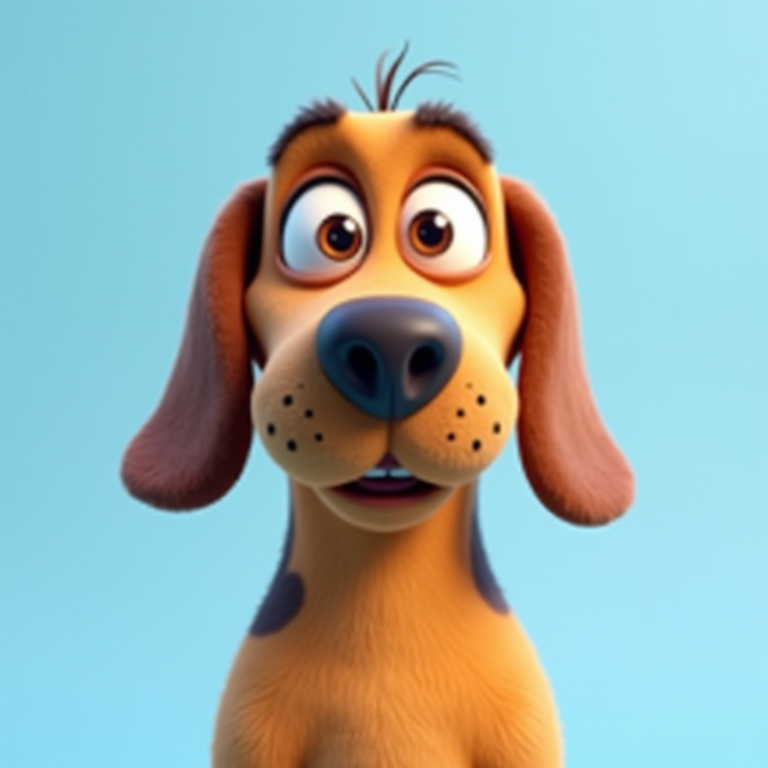
#> input picture rhubarb-pipeline/art/base.png, 768 x 768 px
$ python build_talking_flux.py
#> lines starting #> are read from the running program, lines starting #| are printed output that depends on the picture
#!/usr/bin/env python3
"""Assemble Flux viseme images into a talking clip on the Rhubarb timeline.
Closed/rest pose is painted (Flux won't close a mouth); open visemes are inpaints.
Crossfades between visemes for smooth morph + gentle idle motion."""
import os, math
from PIL import Image, ImageDraw, ImageFilter

HERE=os.path.dirname(os.path.abspath(__file__))
FPS=24
FR=os.path.join(HERE,"frames_flux"); os.makedirs(FR,exist_ok=True)
for f in os.listdir(FR):
    if f.endswith(".png"): os.remove(os.path.join(FR,f))

base=Image.open(os.path.join(HERE,"art/base.png")).convert("RGB")
#> base is the input picture: PIL image 768x768 RGB; mean R, G, B 152.5, 176.3, 173.3
W,Hh=base.size
#> W = 768; Hh = 768

# --- paint a convincing CLOSED muzzle over the base mouth ---
def make_closed():
    im=base.copy(); d=ImageDraw.Draw(im)
    cx,cy=392,478
    # sample snout tones above the mouth for a natural fill gradient
    top=base.getpixel((cx,cy-46)); bot=base.getpixel((cx,cy+30))
#> after `top = base.getpixel((cx, cy - 46))`: top = (74, 35, 15)
#> after `bot = base.getpixel((cx, cy + 30))`: bot = (107, 60, 39)
    fill=Image.new("RGB",(W,Hh)); fd=ImageDraw.Draw(fill)
#> after `fill = Image.new('RGB', (W, Hh))`: fill: PIL image 768x768 RGB; every value is 0
    for yy in range(cy-58,cy+62):
        f=(yy-(cy-58))/120
        col=tuple(int(top[k]*(1-f)+bot[k]*f) for k in range(3))
        fd.line([(cx-90,yy),(cx+90,yy)],fill=col)
#> this loop made 120 passes
#> col on passes 1 to 12: (74, 35, 15), (74, 35, 15), (74, 35, 15), (74, 35, 15), (75, 35, 15), (75, 36, 16), (75, 36, 16), (75, 36, 16), (76, 36, 16), (76, 36, 16), (76, 37, 17), (77, 37, 17)
    mask=Image.new("L",(W,Hh),0); md=ImageDraw.Draw(mask)
#> after `mask = Image.new('L', (W, Hh), 0)`: mask: PIL image 768x768 L; every value is 0
    md.ellipse([cx-72,cy-50,cx+72,cy+56],fill=255); mask=mask.filter(ImageFilter.GaussianBlur(9))
#> after `mask = mask.filter(ImageFilter.GaussianBlur(9))`:
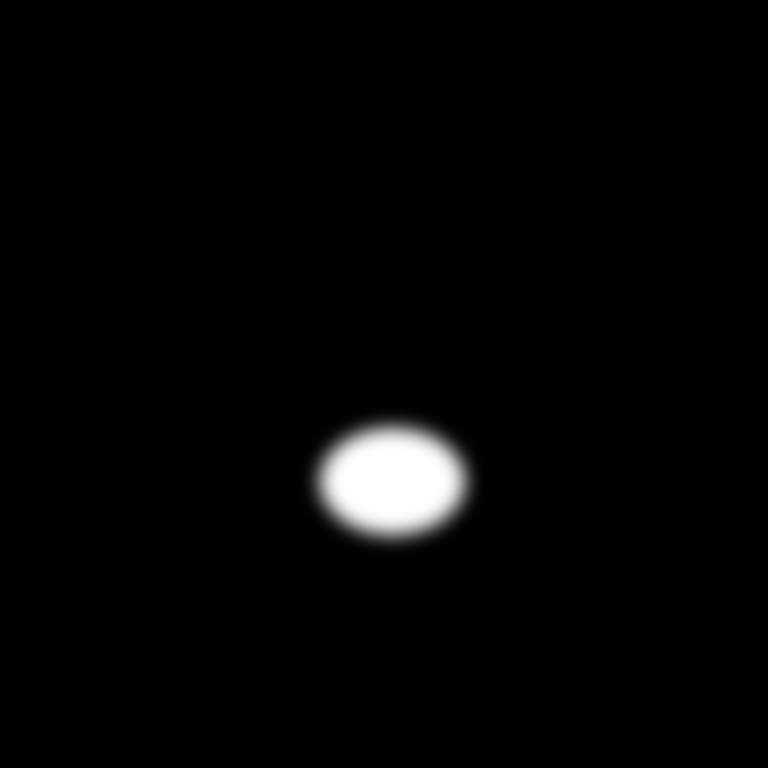
#> mask: PIL image 768x768 L; min 0, max 255, mean 5.3
    im=Image.composite(fill,im,mask)
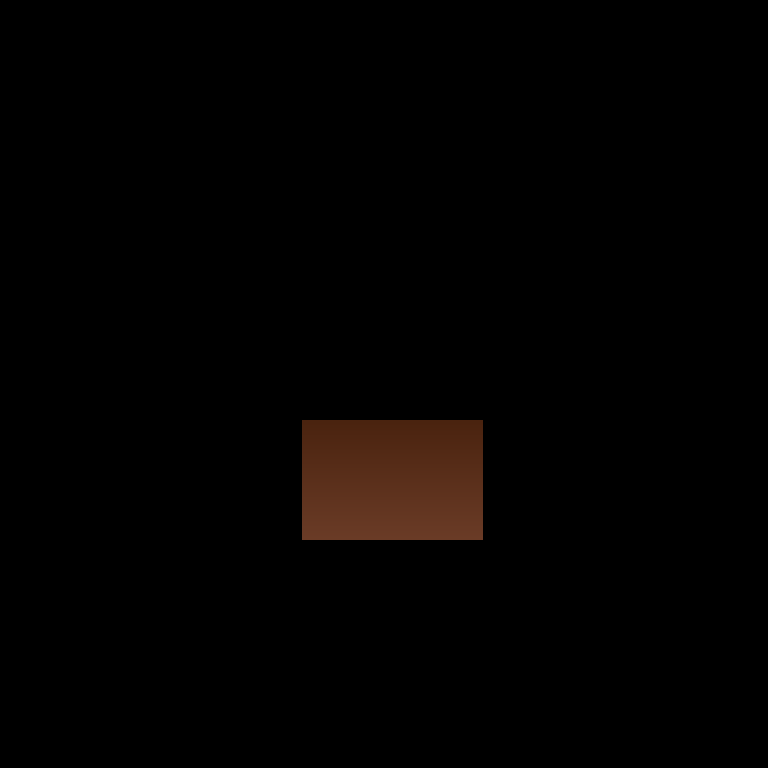
#> fill: PIL image 768x768 RGB; mean R, G, B 3.3, 1.7, 1
    d=ImageDraw.Draw(im)
    # gentle closed-mouth line + soft lower-lip shadow
    d.arc([cx-50,cy-16,cx+50,cy+30],18,162,fill=(70,40,38),width=5)
    d.arc([cx-50,cy-10,cx+50,cy+40],20,160,fill=(150,96,70),width=3)
    return im.filter(ImageFilter.SMOOTH)

IMG={"X":make_closed()}
IMG["A"]=IMG["X"]
for v in ["B","C","D","E","F","G","H"]:
    IMG[v]=Image.open(os.path.join(HERE,f"art/m_{v}.png")).convert("RGB")
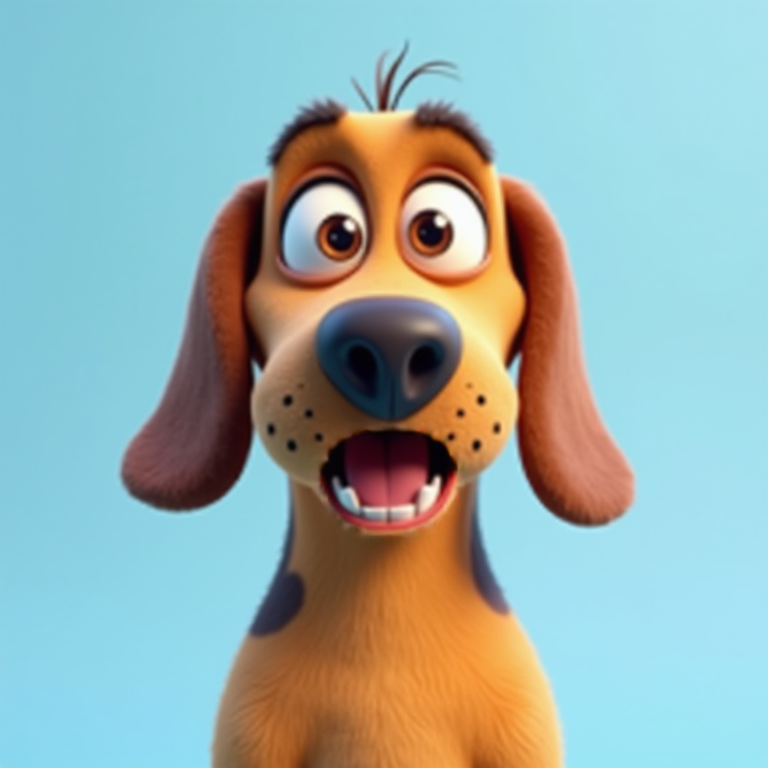
#> input picture rhubarb-pipeline/art/m_B.png, 768 x 768 px
#> (the run stopped early here; a loop or call above may not have finished)
